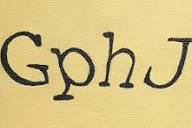
#> input picture test_image.jpg, 192 x 128 px
$ python -i image.py   (imports and definitions only)
#> lines starting #> are read from the running program, lines starting #| are printed output that depends on the picture
from __future__ import annotations

import base64
import io
import math
import os
from dataclasses import dataclass
from os import PathLike
from typing import Literal, Optional, Union
from urllib import request
from urllib.parse import urlparse

from PIL import Image, ImageEnhance

ImageFormat = Literal["jpeg", "png", "webp"]
VisionDetail = Literal["low", "high", "auto"]
ImageSource = Union[str, PathLike[str]]

MIME_BY_FORMAT: dict[ImageFormat, str] = {
    "jpeg": "image/jpeg",
    "png": "image/png",
    "webp": "image/webp",
}


@dataclass
class ImageAttach:
    """Image preprocessing and vision API options for attach / ImageMessage."""

    max_width: Optional[int] = None
    max_height: Optional[int] = None
    max_pixels: Optional[int] = None
    brightness: float = 1.0
    contrast: float = 1.0
    saturation: float = 1.0
    format: ImageFormat = "jpeg"
    quality: int = 85
    detail: VisionDetail = "auto"
    process_url: bool = True

    def __post_init__(self) -> None:
        if not 1 <= self.quality <= 100:
            raise ValueError("quality must be between 1 and 100")
        if self.brightness < 0:
            raise ValueError("brightness must be non-negative")
        if self.contrast < 0:
            raise ValueError("contrast must be non-negative")
        if self.saturation < 0:
            raise ValueError("saturation must be non-negative")

    # [9 lines left out: function needs_preprocessing, not called in this run]


def resolve_config(
    config: ImageAttach | None = None, **kwargs: object
) -> ImageAttach:
    if config is not None and kwargs:
        raise ValueError("Pass either config or keyword options, not both")
    if config is not None:
        return config
    return ImageAttach(**kwargs)  # type: ignore[arg-type]


def _normalize_source(source: ImageSource) -> str:
    if isinstance(source, str):
        return source
    return os.fspath(source)


def _is_url(source: str) -> bool:
    return urlparse(source).scheme in ("http", "https")


# [89 lines left out: functions _fetch_url, load_image, _resize_image, _apply_color_grade, _prepare_for_encode, preprocess_image, not called in this run]


def to_data_url(data: bytes, mime: str) -> str:
    encoded = base64.standard_b64encode(data).decode("ascii")
    return f"data:{mime};base64,{encoded}"


# [6 lines left out: function _should_passthrough_url, not called in this run]


def _url_for_source(source: ImageSource, config: ImageAttach) -> str:
    source = _normalize_source(source)
    if _should_passthrough_url(source, config):
        return source
    img = load_image(source)
    data = preprocess_image(img, config)
    mime = MIME_BY_FORMAT[config.format]
    return to_data_url(data, mime)


def build_image_block(
    source: ImageSource,
    config: ImageAttach | None = None,
    **kwargs: object,
) -> dict:
    cfg = resolve_config(config, **kwargs)
    url = _url_for_source(source, cfg)
    image_url: dict = {"url": url, "detail": cfg.detail}
    return {"type": "image_url", "image_url": image_url}


# [10 lines left out: function merge_image_content, not called in this run]

>>> import cv2
>>> picture = cv2.imread('../test_image.jpg', cv2.IMREAD_GRAYSCALE)
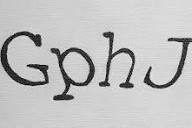
#> picture: shape (128, 192); min 0, max 248, mean 192.4
#> (the run stopped early here; a loop or call above may not have finished)
